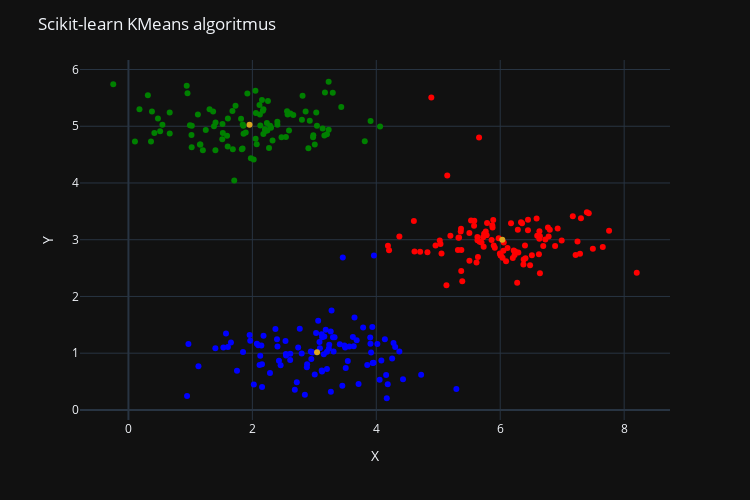

Write notebook code for a chart like this one.
### Markdown cell above
Klaszterezés eredményének ábrázolása:

### Code cell
fig = px.scatter(data_frame = df, x='X', y='Y',                          # Eredmények ábrázolása
                         color=kMeans.labels_,
                         color_continuous_scale=["red", "green", "blue"])

fig.add_scatter(x=kMeans.cluster_centers_[:,0],                  # Centroidok
                y=kMeans.cluster_centers_[:,1],                          
                marker_color = 'goldenrod',
                line_width = 0)  

fig.update_layout(                                                      # Plot formázása
    title = "Scikit-learn KMeans algoritmus",
    xaxis_title = 'X',
    yaxis_title = 'Y',
    template=styleTemplate,
    coloraxis_showscale = False,
    showlegend = False,
    width=750,
    height=500,
)

fig.show()

### Figure 1 — Plotly figure (JSON) as saved in the notebook; plotly's stock layout.template omitted (floating-point values rounded to 4 significant figures; data arrays with more than 128 entries replaced by an {"elided": "..."} marker saying what was removed)
{"data": [{"hovertemplate": "X=%{x}<br>Y=%{y}<br>color=%{marker.color}<extra></extra>", "legendgroup": "", "marker": {"color": {"elided": "300 int values"}, "coloraxis": "coloraxis", "symbol": "circle"}, "mode": "markers", "name": "", "orientation": "v", "showlegend": false, "type": "scatter", "x": {"elided": "300 float values"}, "xaxis": "x", "y": {"elided": "300 float values"}, "yaxis": "y"}, {"line": {"width": 0}, "marker": {"color": "goldenrod"}, "type": "scatter", "x": [6.034, 1.954, 3.044], "y": [3.001, 5.026, 1.015]}], "layout": {"coloraxis": {"colorbar": {"title": {"text": "color"}}, "colorscale": [[0, "red"], [0.5, "green"], [1, "blue"]], "showscale": false}, "height": 500, "legend": {"tracegroupgap": 0}, "margin": {"t": 60}, "showlegend": false, "title": {"text": "Scikit-learn KMeans algoritmus"}, "width": 750, "xaxis": {"anchor": "y", "domain": [0, 1], "title": {"text": "X"}}, "yaxis": {"anchor": "x", "domain": [0, 1], "title": {"text": "Y"}}}}
